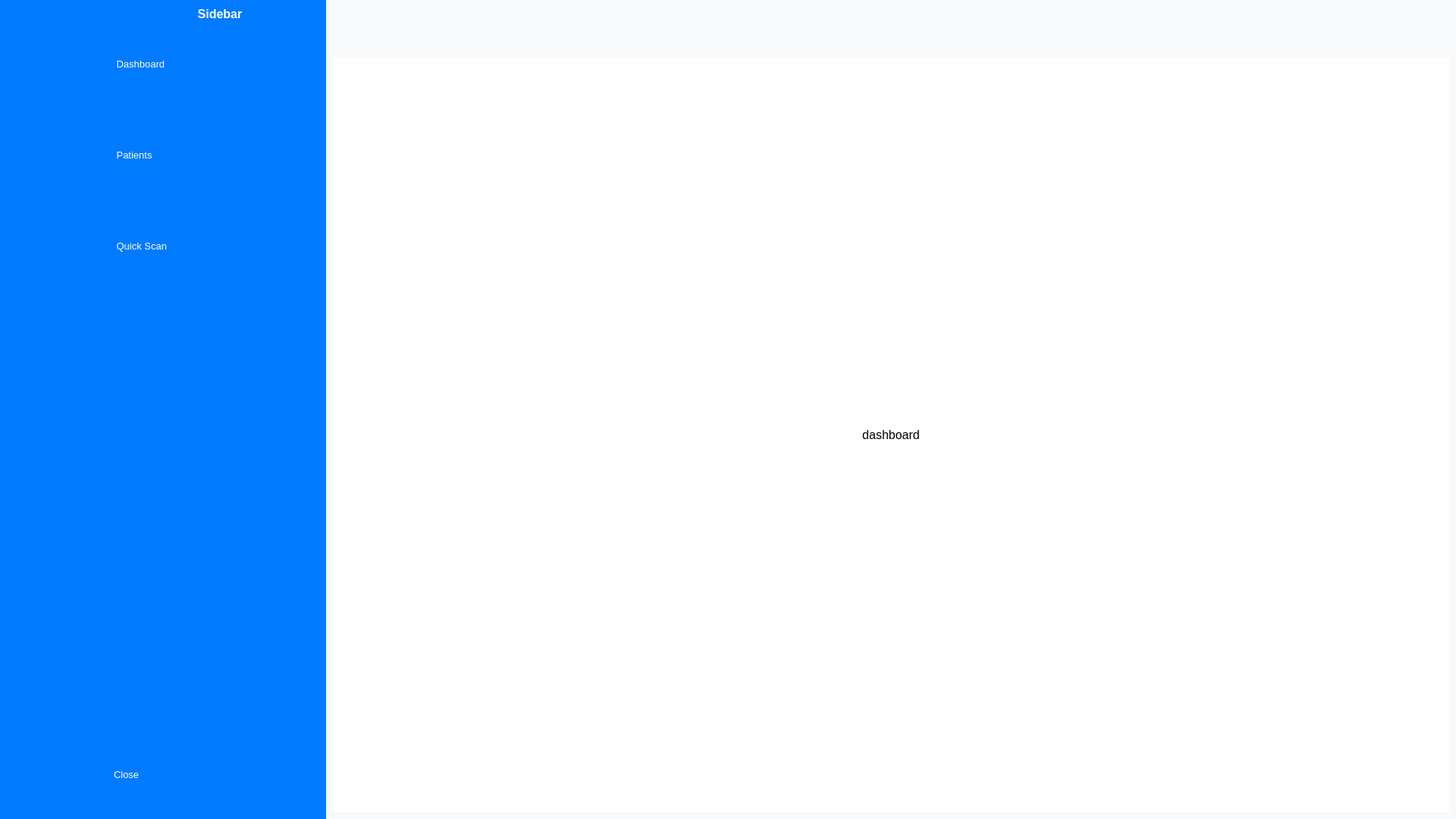
<?xml version="1.0" encoding="UTF-8"?>
<ui version="4.0">
 <class>MainWindow</class>
 <widget class="QMainWindow" name="MainWindow">
  <property name="geometry">
   <rect>
    <x>0</x>
    <y>0</y>
    <width>1920</width>
    <height>1080</height>
   </rect>
  </property>
  <property name="windowTitle">
   <string>MainWindow</string>
  </property>
  <property name="styleSheet">
   <string notr="true">background-color: rgb(248, 249, 250);</string>
  </property>
  <widget class="QWidget" name="centralwidget">
   <layout class="QGridLayout" name="gridLayout_2">
    <property name="leftMargin">
     <number>0</number>
    </property>
    <property name="topMargin">
     <number>0</number>
    </property>
    <property name="rightMargin">
     <number>0</number>
    </property>
    <property name="bottomMargin">
     <number>0</number>
    </property>
    <property name="spacing">
     <number>0</number>
    </property>
    <item row="0" column="0">
     <widget class="QWidget" name="icon_only_sidebar_widget" native="true">
      <property name="styleSheet">
       <string notr="true">QWidget{
	background-color: rgb(0, 123, 255);
}
QPushButton{
	border:none;
	border-radius:10px;
}
QPushButton:checked{
	background-color:#F8F9FA;
	color: rgb(0, 123, 255);
	font-weight:bold;
}</string>
      </property>
      <layout class="QVBoxLayout" name="verticalLayout_3">
       <property name="leftMargin">
        <number>10</number>
       </property>
       <property name="rightMargin">
        <number>10</number>
       </property>
       <item>
        <widget class="QLabel" name="empty_spacer_label">
         <property name="font">
          <font>
           <pointsize>12</pointsize>
           <weight>75</weight>
           <bold>true</bold>
          </font>
         </property>
         <property name="text">
          <string/>
         </property>
         <property name="alignment">
          <set>Qt::AlignCenter</set>
         </property>
        </widget>
       </item>
       <item>
        <layout class="QVBoxLayout" name="icon_only_widget">
         <property name="spacing">
          <number>20</number>
         </property>
         <item>
          <widget class="QPushButton" name="dashboard_logo_button">
           <property name="sizePolicy">
            <sizepolicy hsizetype="Preferred" vsizetype="Fixed">
             <horstretch>0</horstretch>
             <verstretch>0</verstretch>
            </sizepolicy>
           </property>
           <property name="minimumSize">
            <size>
             <width>100</width>
             <height>100</height>
            </size>
           </property>
           <property name="text">
            <string/>
           </property>
           <property name="icon">
            <iconset resource="static/resource.qrc">
             <normaloff>:/icons/icons/dashboard_white.png</normaloff>
             <normalon>:/icons/icons/dashboard_blue.png</normalon>:/icons/icons/dashboard_white.png</iconset>
           </property>
           <property name="iconSize">
            <size>
             <width>60</width>
             <height>60</height>
            </size>
           </property>
           <property name="checkable">
            <bool>true</bool>
           </property>
           <property name="autoExclusive">
            <bool>true</bool>
           </property>
          </widget>
         </item>
         <item>
          <widget class="QPushButton" name="patients_logo_button">
           <property name="sizePolicy">
            <sizepolicy hsizetype="Preferred" vsizetype="Fixed">
             <horstretch>0</horstretch>
             <verstretch>0</verstretch>
            </sizepolicy>
           </property>
           <property name="minimumSize">
            <size>
             <width>100</width>
             <height>100</height>
            </size>
           </property>
           <property name="text">
            <string/>
           </property>
           <property name="icon">
            <iconset resource="static/resource.qrc">
             <normaloff>:/icons/icons/person_white.png</normaloff>
             <normalon>:/icons/icons/person_blue.png</normalon>:/icons/icons/person_white.png</iconset>
           </property>
           <property name="iconSize">
            <size>
             <width>60</width>
             <height>60</height>
            </size>
           </property>
           <property name="checkable">
            <bool>true</bool>
           </property>
           <property name="autoExclusive">
            <bool>true</bool>
           </property>
          </widget>
         </item>
         <item>
          <widget class="QPushButton" name="quick_scan_logo_button">
           <property name="sizePolicy">
            <sizepolicy hsizetype="Preferred" vsizetype="Fixed">
             <horstretch>0</horstretch>
             <verstretch>0</verstretch>
            </sizepolicy>
           </property>
           <property name="minimumSize">
            <size>
             <width>100</width>
             <height>100</height>
            </size>
           </property>
           <property name="text">
            <string/>
           </property>
           <property name="icon">
            <iconset resource="static/resource.qrc">
             <normaloff>:/icons/icons/scan_white.png</normaloff>
             <normalon>:/icons/icons/scan_blue.png</normalon>:/icons/icons/scan_white.png</iconset>
           </property>
           <property name="iconSize">
            <size>
             <width>60</width>
             <height>60</height>
            </size>
           </property>
           <property name="checkable">
            <bool>true</bool>
           </property>
           <property name="autoExclusive">
            <bool>true</bool>
           </property>
          </widget>
         </item>
        </layout>
       </item>
       <item>
        <spacer name="verticalSpacer">
         <property name="orientation">
          <enum>Qt::Vertical</enum>
         </property>
         <property name="sizeHint" stdset="0">
          <size>
           <width>20</width>
           <height>356</height>
          </size>
         </property>
        </spacer>
       </item>
       <item>
        <widget class="QPushButton" name="close_logo_button">
         <property name="minimumSize">
          <size>
           <width>100</width>
           <height>100</height>
          </size>
         </property>
         <property name="text">
          <string/>
         </property>
         <property name="icon">
          <iconset resource="static/resource.qrc">
           <normaloff>:/icons/icons/close_white.png</normaloff>:/icons/icons/close_white.png</iconset>
         </property>
         <property name="iconSize">
          <size>
           <width>60</width>
           <height>60</height>
          </size>
         </property>
         <property name="checkable">
          <bool>true</bool>
         </property>
         <property name="autoExclusive">
          <bool>true</bool>
         </property>
        </widget>
       </item>
      </layout>
     </widget>
    </item>
    <item row="0" column="2">
     <widget class="QWidget" name="widget" native="true">
      <layout class="QGridLayout" name="gridLayout">
       <item row="0" column="1">
        <spacer name="menu_button_spacer">
         <property name="orientation">
          <enum>Qt::Horizontal</enum>
         </property>
         <property name="sizeHint" stdset="0">
          <size>
           <width>40</width>
           <height>20</height>
          </size>
         </property>
        </spacer>
       </item>
       <item row="0" column="0">
        <widget class="QPushButton" name="menu_button">
         <property name="minimumSize">
          <size>
           <width>60</width>
           <height>60</height>
          </size>
         </property>
         <property name="styleSheet">
          <string notr="true">border:none;</string>
         </property>
         <property name="text">
          <string/>
         </property>
         <property name="icon">
          <iconset resource="static/resource.qrc">
           <normaloff>:/icons/icons/menu_black.png</normaloff>:/icons/icons/menu_black.png</iconset>
         </property>
         <property name="iconSize">
          <size>
           <width>60</width>
           <height>60</height>
          </size>
         </property>
         <property name="checkable">
          <bool>true</bool>
         </property>
        </widget>
       </item>
       <item row="1" column="0" colspan="2">
        <widget class="QStackedWidget" name="main_stacked_widget">
         <property name="styleSheet">
          <string notr="true">background-color: rgb(255, 255, 255);
</string>
         </property>
         <widget class="QWidget" name="dashboard_page">
          <layout class="QVBoxLayout" name="verticalLayout_2">
           <property name="spacing">
            <number>0</number>
           </property>
           <property name="leftMargin">
            <number>0</number>
           </property>
           <property name="topMargin">
            <number>0</number>
           </property>
           <property name="rightMargin">
            <number>0</number>
           </property>
           <property name="bottomMargin">
            <number>0</number>
           </property>
           <item>
            <widget class="QLabel" name="dashboard_label">
             <property name="font">
              <font>
               <pointsize>12</pointsize>
              </font>
             </property>
             <property name="text">
              <string>dashboard</string>
             </property>
             <property name="alignment">
              <set>Qt::AlignCenter</set>
             </property>
            </widget>
           </item>
          </layout>
         </widget>
         <widget class="QWidget" name="patients_page">
          <layout class="QVBoxLayout" name="verticalLayout_5">
           <property name="spacing">
            <number>0</number>
           </property>
           <property name="leftMargin">
            <number>0</number>
           </property>
           <property name="topMargin">
            <number>0</number>
           </property>
           <property name="rightMargin">
            <number>0</number>
           </property>
           <property name="bottomMargin">
            <number>0</number>
           </property>
           <item>
            <widget class="QLabel" name="patient_label">
             <property name="font">
              <font>
               <pointsize>12</pointsize>
              </font>
             </property>
             <property name="text">
              <string>patients</string>
             </property>
             <property name="alignment">
              <set>Qt::AlignCenter</set>
             </property>
            </widget>
           </item>
          </layout>
         </widget>
         <widget class="QWidget" name="quick_scan_page">
          <property name="styleSheet">
           <string notr="true">QPushButton {
    background-color: #007BFF;
    border: none;
    color: white;
    padding: 6px 24px;
    text-align: center;
    font-size: 10pt;
    border-radius: 8px;
}
QPushButton:hover {
    background-color: #0069D9;
}
QPushButton:pressed {
    background-color: #0056B3;
}

QProgressBar{
	border: 3px solid grey;
    border-radius: 5px;
    background-color: #EEEEEE;
}

QProgressBar::chunk {
    background-color: #007BFF;
}</string>
          </property>
          <layout class="QVBoxLayout" name="verticalLayout">
           <property name="spacing">
            <number>0</number>
           </property>
           <property name="leftMargin">
            <number>0</number>
           </property>
           <property name="topMargin">
            <number>0</number>
           </property>
           <property name="rightMargin">
            <number>0</number>
           </property>
           <property name="bottomMargin">
            <number>0</number>
           </property>
           <item>
            <widget class="QStackedWidget" name="quick_scan_stacked_widget">
             <widget class="QWidget" name="submission_page">
              <layout class="QVBoxLayout" name="verticalLayout_6">
               <property name="spacing">
                <number>0</number>
               </property>
               <property name="leftMargin">
                <number>0</number>
               </property>
               <property name="topMargin">
                <number>10</number>
               </property>
               <property name="rightMargin">
                <number>0</number>
               </property>
               <property name="bottomMargin">
                <number>0</number>
               </property>
               <item>
                <widget class="QLabel" name="quick_scan_label">
                 <property name="minimumSize">
                  <size>
                   <width>0</width>
                   <height>100</height>
                  </size>
                 </property>
                 <property name="maximumSize">
                  <size>
                   <width>1000000</width>
                   <height>70</height>
                  </size>
                 </property>
                 <property name="font">
                  <font>
                   <pointsize>20</pointsize>
                   <weight>75</weight>
                   <bold>true</bold>
                  </font>
                 </property>
                 <property name="styleSheet">
                  <string notr="true">font-size: 20pt;
color: #333333;
font-weight:bold;</string>
                 </property>
                 <property name="text">
                  <string>Quick Scan</string>
                 </property>
                 <property name="alignment">
                  <set>Qt::AlignCenter</set>
                 </property>
                </widget>
               </item>
               <item>
                <spacer name="bottom_spacer">
                 <property name="orientation">
                  <enum>Qt::Vertical</enum>
                 </property>
                 <property name="sizeType">
                  <enum>QSizePolicy::Fixed</enum>
                 </property>
                 <property name="sizeHint" stdset="0">
                  <size>
                   <width>20</width>
                   <height>60</height>
                  </size>
                 </property>
                </spacer>
               </item>
               <item>
                <widget class="QFrame" name="image_h_frame">
                 <property name="sizePolicy">
                  <sizepolicy hsizetype="Preferred" vsizetype="Expanding">
                   <horstretch>0</horstretch>
                   <verstretch>0</verstretch>
                  </sizepolicy>
                 </property>
                 <property name="frameShape">
                  <enum>QFrame::StyledPanel</enum>
                 </property>
                 <property name="frameShadow">
                  <enum>QFrame::Raised</enum>
                 </property>
                 <layout class="QHBoxLayout" name="horizontalLayout_2">
                  <item>
                   <spacer name="horizontal_image_display_label_spacer_1">
                    <property name="orientation">
                     <enum>Qt::Horizontal</enum>
                    </property>
                    <property name="sizeType">
                     <enum>QSizePolicy::Expanding</enum>
                    </property>
                    <property name="sizeHint" stdset="0">
                     <size>
                      <width>40</width>
                      <height>20</height>
                     </size>
                    </property>
                   </spacer>
                  </item>
                  <item>
                   <widget class="QLabel" name="image_display_label">
                    <property name="enabled">
                     <bool>true</bool>
                    </property>
                    <property name="sizePolicy">
                     <sizepolicy hsizetype="Preferred" vsizetype="Preferred">
                      <horstretch>0</horstretch>
                      <verstretch>0</verstretch>
                     </sizepolicy>
                    </property>
                    <property name="minimumSize">
                     <size>
                      <width>720</width>
                      <height>540</height>
                     </size>
                    </property>
                    <property name="maximumSize">
                     <size>
                      <width>900</width>
                      <height>675</height>
                     </size>
                    </property>
                    <property name="font">
                     <font>
                      <pointsize>8</pointsize>
                      <weight>75</weight>
                      <bold>true</bold>
                     </font>
                    </property>
                    <property name="styleSheet">
                     <string notr="true">border: 3px dashed #7A909E;
color: #3E5463;
background-color: #F2F5F7;
font-weight: bold;
font-size: 8pt;</string>
                    </property>
                    <property name="text">
                     <string>Image will be displayed here</string>
                    </property>
                    <property name="alignment">
                     <set>Qt::AlignCenter</set>
                    </property>
                    <property name="margin">
                     <number>40</number>
                    </property>
                   </widget>
                  </item>
                  <item>
                   <spacer name="horizontal_image_display_label_spacer_2">
                    <property name="orientation">
                     <enum>Qt::Horizontal</enum>
                    </property>
                    <property name="sizeType">
                     <enum>QSizePolicy::Expanding</enum>
                    </property>
                    <property name="sizeHint" stdset="0">
                     <size>
                      <width>40</width>
                      <height>20</height>
                     </size>
                    </property>
                   </spacer>
                  </item>
                 </layout>
                </widget>
               </item>
               <item>
                <widget class="QFrame" name="button_h_frame">
                 <property name="sizePolicy">
                  <sizepolicy hsizetype="Preferred" vsizetype="Preferred">
                   <horstretch>0</horstretch>
                   <verstretch>0</verstretch>
                  </sizepolicy>
                 </property>
                 <property name="minimumSize">
                  <size>
                   <width>0</width>
                   <height>60</height>
                  </size>
                 </property>
                 <property name="maximumSize">
                  <size>
                   <width>16777215</width>
                   <height>120</height>
                  </size>
                 </property>
                 <property name="frameShape">
                  <enum>QFrame::StyledPanel</enum>
                 </property>
                 <property name="frameShadow">
                  <enum>QFrame::Raised</enum>
                 </property>
                 <layout class="QHBoxLayout" name="horizontalLayout">
                  <property name="spacing">
                   <number>50</number>
                  </property>
                  <property name="leftMargin">
                   <number>0</number>
                  </property>
                  <property name="topMargin">
                   <number>0</number>
                  </property>
                  <property name="rightMargin">
                   <number>0</number>
                  </property>
                  <property name="bottomMargin">
                   <number>0</number>
                  </property>
                  <item>
                   <spacer name="horizontalSpacer">
                    <property name="orientation">
                     <enum>Qt::Horizontal</enum>
                    </property>
                    <property name="sizeHint" stdset="0">
                     <size>
                      <width>40</width>
                      <height>20</height>
                     </size>
                    </property>
                   </spacer>
                  </item>
                  <item>
                   <widget class="QPushButton" name="choose_file_button">
                    <property name="sizePolicy">
                     <sizepolicy hsizetype="Preferred" vsizetype="Preferred">
                      <horstretch>0</horstretch>
                      <verstretch>0</verstretch>
                     </sizepolicy>
                    </property>
                    <property name="minimumSize">
                     <size>
                      <width>250</width>
                      <height>50</height>
                     </size>
                    </property>
                    <property name="maximumSize">
                     <size>
                      <width>400</width>
                      <height>80</height>
                     </size>
                    </property>
                    <property name="text">
                     <string>Choose File</string>
                    </property>
                   </widget>
                  </item>
                  <item>
                   <widget class="QPushButton" name="submit_button">
                    <property name="minimumSize">
                     <size>
                      <width>200</width>
                      <height>50</height>
                     </size>
                    </property>
                    <property name="maximumSize">
                     <size>
                      <width>400</width>
                      <height>80</height>
                     </size>
                    </property>
                    <property name="text">
                     <string>Submit</string>
                    </property>
                   </widget>
                  </item>
                  <item>
                   <spacer name="horizontalSpacer_2">
                    <property name="orientation">
                     <enum>Qt::Horizontal</enum>
                    </property>
                    <property name="sizeHint" stdset="0">
                     <size>
                      <width>40</width>
                      <height>20</height>
                     </size>
                    </property>
                   </spacer>
                  </item>
                 </layout>
                </widget>
               </item>
               <item>
                <spacer name="quick_scan_title_spacer">
                 <property name="orientation">
                  <enum>Qt::Vertical</enum>
                 </property>
                 <property name="sizeType">
                  <enum>QSizePolicy::Maximum</enum>
                 </property>
                 <property name="sizeHint" stdset="0">
                  <size>
                   <width>20</width>
                   <height>200</height>
                  </size>
                 </property>
                </spacer>
               </item>
              </layout>
             </widget>
             <widget class="QWidget" name="loading_page">
              <layout class="QVBoxLayout" name="verticalLayout_7">
               <property name="spacing">
                <number>30</number>
               </property>
               <property name="leftMargin">
                <number>100</number>
               </property>
               <property name="topMargin">
                <number>0</number>
               </property>
               <property name="rightMargin">
                <number>100</number>
               </property>
               <property name="bottomMargin">
                <number>0</number>
               </property>
               <item>
                <spacer name="loading_top_spacer">
                 <property name="orientation">
                  <enum>Qt::Vertical</enum>
                 </property>
                 <property name="sizeHint" stdset="0">
                  <size>
                   <width>20</width>
                   <height>40</height>
                  </size>
                 </property>
                </spacer>
               </item>
               <item>
                <widget class="QLabel" name="loading_label">
                 <property name="font">
                  <font>
                   <pointsize>16</pointsize>
                  </font>
                 </property>
                 <property name="text">
                  <string>Loading...</string>
                 </property>
                 <property name="alignment">
                  <set>Qt::AlignCenter</set>
                 </property>
                </widget>
               </item>
               <item>
                <widget class="QProgressBar" name="progress_bar">
                 <property name="sizePolicy">
                  <sizepolicy hsizetype="Expanding" vsizetype="Fixed">
                   <horstretch>0</horstretch>
                   <verstretch>0</verstretch>
                  </sizepolicy>
                 </property>
                 <property name="minimumSize">
                  <size>
                   <width>1000</width>
                   <height>50</height>
                  </size>
                 </property>
                 <property name="font">
                  <font>
                   <pointsize>14</pointsize>
                  </font>
                 </property>
                 <property name="value">
                  <number>1</number>
                 </property>
                </widget>
               </item>
               <item>
                <spacer name="loading_bottom_spacer">
                 <property name="orientation">
                  <enum>Qt::Vertical</enum>
                 </property>
                 <property name="sizeHint" stdset="0">
                  <size>
                   <width>20</width>
                   <height>40</height>
                  </size>
                 </property>
                </spacer>
               </item>
              </layout>
             </widget>
             <widget class="QWidget" name="report_page">
              <layout class="QHBoxLayout" name="horizontalLayout_3">
               <property name="spacing">
                <number>0</number>
               </property>
               <property name="leftMargin">
                <number>0</number>
               </property>
               <property name="topMargin">
                <number>0</number>
               </property>
               <property name="rightMargin">
                <number>0</number>
               </property>
               <property name="bottomMargin">
                <number>0</number>
               </property>
               <item>
                <widget class="QWidget" name="image_visualizer_widget" native="true">
                 <property name="sizePolicy">
                  <sizepolicy hsizetype="Preferred" vsizetype="Preferred">
                   <horstretch>0</horstretch>
                   <verstretch>0</verstretch>
                  </sizepolicy>
                 </property>
                 <layout class="QVBoxLayout" name="verticalLayout_8">
                  <property name="leftMargin">
                   <number>60</number>
                  </property>
                  <property name="topMargin">
                   <number>60</number>
                  </property>
                  <property name="rightMargin">
                   <number>60</number>
                  </property>
                  <item>
                   <widget class="QLabel" name="processed_image_label">
                    <property name="sizePolicy">
                     <sizepolicy hsizetype="Preferred" vsizetype="Preferred">
                      <horstretch>0</horstretch>
                      <verstretch>0</verstretch>
                     </sizepolicy>
                    </property>
                    <property name="minimumSize">
                     <size>
                      <width>600</width>
                      <height>450</height>
                     </size>
                    </property>
                    <property name="maximumSize">
                     <size>
                      <width>1200</width>
                      <height>900</height>
                     </size>
                    </property>
                    <property name="font">
                     <font>
                      <weight>75</weight>
                      <bold>true</bold>
                     </font>
                    </property>
                    <property name="styleSheet">
                     <string notr="true">border: 4px solid rgb(30,30,50);
color: #3E5463;
background-color: #F2F5F7;
font-weight: bold;</string>
                    </property>
                    <property name="text">
                     <string>Image will be displayed here</string>
                    </property>
                    <property name="alignment">
                     <set>Qt::AlignCenter</set>
                    </property>
                   </widget>
                  </item>
                  <item>
                   <widget class="QLabel" name="processed_image_title_label">
                    <property name="font">
                     <font>
                      <pointsize>11</pointsize>
                     </font>
                    </property>
                    <property name="text">
                     <string>Original Image</string>
                    </property>
                    <property name="alignment">
                     <set>Qt::AlignCenter</set>
                    </property>
                   </widget>
                  </item>
                 </layout>
                </widget>
               </item>
               <item>
                <widget class="QWidget" name="report_info_widget" native="true">
                 <layout class="QVBoxLayout" name="verticalLayout_9">
                  <item>
                   <widget class="QLabel" name="diagnosis_label">
                    <property name="font">
                     <font>
                      <pointsize>11</pointsize>
                     </font>
                    </property>
                    <property name="text">
                     <string>Diagnosis: </string>
                    </property>
                    <property name="alignment">
                     <set>Qt::AlignCenter</set>
                    </property>
                   </widget>
                  </item>
                 </layout>
                </widget>
               </item>
              </layout>
             </widget>
            </widget>
           </item>
          </layout>
         </widget>
        </widget>
       </item>
      </layout>
     </widget>
    </item>
    <item row="0" column="1">
     <widget class="QWidget" name="icon_name_sidebar_widget" native="true">
      <property name="styleSheet">
       <string notr="true">QWidget{
	background-color: rgb(0, 123, 255);
	color:white;
}
QPushButton{
	color:white;
	border:none;
	text-align:left;
	border-top-left-radius:10px;
	border-bottom-left-radius:10px;
}
QPushButton:checked{
	background-color:#F8F9FA;
	color: rgb(0, 123, 255);
	font-weight:bold;
}</string>
      </property>
      <layout class="QVBoxLayout" name="verticalLayout_4">
       <property name="leftMargin">
        <number>30</number>
       </property>
       <property name="rightMargin">
        <number>0</number>
       </property>
       <item>
        <widget class="QLabel" name="sidebar_label">
         <property name="font">
          <font>
           <pointsize>12</pointsize>
           <weight>75</weight>
           <bold>true</bold>
          </font>
         </property>
         <property name="text">
          <string>Sidebar</string>
         </property>
         <property name="alignment">
          <set>Qt::AlignCenter</set>
         </property>
        </widget>
       </item>
       <item>
        <layout class="QVBoxLayout" name="icon_name_only_widget">
         <property name="spacing">
          <number>20</number>
         </property>
         <item>
          <widget class="QPushButton" name="dashboard_button">
           <property name="sizePolicy">
            <sizepolicy hsizetype="Preferred" vsizetype="Fixed">
             <horstretch>0</horstretch>
             <verstretch>0</verstretch>
            </sizepolicy>
           </property>
           <property name="minimumSize">
            <size>
             <width>280</width>
             <height>100</height>
            </size>
           </property>
           <property name="font">
            <font>
             <pointsize>10</pointsize>
            </font>
           </property>
           <property name="text">
            <string> Dashboard</string>
           </property>
           <property name="icon">
            <iconset resource="static/resource.qrc">
             <normaloff>:/icons/icons/dashboard_white.png</normaloff>
             <normalon>:/icons/icons/dashboard_blue.png</normalon>:/icons/icons/dashboard_white.png</iconset>
           </property>
           <property name="iconSize">
            <size>
             <width>60</width>
             <height>60</height>
            </size>
           </property>
           <property name="checkable">
            <bool>true</bool>
           </property>
           <property name="autoExclusive">
            <bool>true</bool>
           </property>
          </widget>
         </item>
         <item>
          <widget class="QPushButton" name="patients_button">
           <property name="sizePolicy">
            <sizepolicy hsizetype="Preferred" vsizetype="Fixed">
             <horstretch>0</horstretch>
             <verstretch>0</verstretch>
            </sizepolicy>
           </property>
           <property name="minimumSize">
            <size>
             <width>280</width>
             <height>100</height>
            </size>
           </property>
           <property name="font">
            <font>
             <pointsize>10</pointsize>
            </font>
           </property>
           <property name="text">
            <string> Patients</string>
           </property>
           <property name="icon">
            <iconset resource="static/resource.qrc">
             <normaloff>:/icons/icons/person_white.png</normaloff>
             <normalon>:/icons/icons/person_blue.png</normalon>:/icons/icons/person_white.png</iconset>
           </property>
           <property name="iconSize">
            <size>
             <width>60</width>
             <height>60</height>
            </size>
           </property>
           <property name="checkable">
            <bool>true</bool>
           </property>
           <property name="autoExclusive">
            <bool>true</bool>
           </property>
          </widget>
         </item>
         <item>
          <widget class="QPushButton" name="quick_scan_button">
           <property name="sizePolicy">
            <sizepolicy hsizetype="Preferred" vsizetype="Fixed">
             <horstretch>0</horstretch>
             <verstretch>0</verstretch>
            </sizepolicy>
           </property>
           <property name="minimumSize">
            <size>
             <width>280</width>
             <height>100</height>
            </size>
           </property>
           <property name="font">
            <font>
             <pointsize>10</pointsize>
            </font>
           </property>
           <property name="text">
            <string> Quick Scan</string>
           </property>
           <property name="icon">
            <iconset resource="static/resource.qrc">
             <normaloff>:/icons/icons/scan_white.png</normaloff>
             <normalon>:/icons/icons/scan_blue.png</normalon>:/icons/icons/scan_white.png</iconset>
           </property>
           <property name="iconSize">
            <size>
             <width>60</width>
             <height>60</height>
            </size>
           </property>
           <property name="checkable">
            <bool>true</bool>
           </property>
           <property name="autoExclusive">
            <bool>true</bool>
           </property>
          </widget>
         </item>
        </layout>
       </item>
       <item>
        <spacer name="sidebar_name_spacer">
         <property name="orientation">
          <enum>Qt::Vertical</enum>
         </property>
         <property name="sizeHint" stdset="0">
          <size>
           <width>20</width>
           <height>356</height>
          </size>
         </property>
        </spacer>
       </item>
       <item>
        <widget class="QPushButton" name="close_button">
         <property name="sizePolicy">
          <sizepolicy hsizetype="Preferred" vsizetype="Fixed">
           <horstretch>0</horstretch>
           <verstretch>0</verstretch>
          </sizepolicy>
         </property>
         <property name="minimumSize">
          <size>
           <width>200</width>
           <height>100</height>
          </size>
         </property>
         <property name="font">
          <font>
           <pointsize>10</pointsize>
          </font>
         </property>
         <property name="text">
          <string>Close</string>
         </property>
         <property name="icon">
          <iconset resource="static/resource.qrc">
           <normaloff>:/icons/icons/close_white.png</normaloff>:/icons/icons/close_white.png</iconset>
         </property>
         <property name="iconSize">
          <size>
           <width>60</width>
           <height>60</height>
          </size>
         </property>
         <property name="checkable">
          <bool>true</bool>
         </property>
         <property name="autoExclusive">
          <bool>true</bool>
         </property>
        </widget>
       </item>
      </layout>
     </widget>
    </item>
   </layout>
  </widget>
 </widget>
 <resources>
  <include location="static/resource.qrc"/>
 </resources>
 <connections>
  <connection>
   <sender>menu_button</sender>
   <signal>toggled(bool)</signal>
   <receiver>icon_only_sidebar_widget</receiver>
   <slot>setHidden(bool)</slot>
   <hints>
    <hint type="sourcelabel">
     <x>325</x>
     <y>42</y>
    </hint>
    <hint type="destinationlabel">
     <x>41</x>
     <y>371</y>
    </hint>
   </hints>
  </connection>
  <connection>
   <sender>menu_button</sender>
   <signal>toggled(bool)</signal>
   <receiver>icon_name_sidebar_widget</receiver>
   <slot>setVisible(bool)</slot>
   <hints>
    <hint type="sourcelabel">
     <x>314</x>
     <y>46</y>
    </hint>
    <hint type="destinationlabel">
     <x>176</x>
     <y>440</y>
    </hint>
   </hints>
  </connection>
  <connection>
   <sender>quick_scan_logo_button</sender>
   <signal>toggled(bool)</signal>
   <receiver>quick_scan_button</receiver>
   <slot>setChecked(bool)</slot>
   <hints>
    <hint type="sourcelabel">
     <x>38</x>
     <y>224</y>
    </hint>
    <hint type="destinationlabel">
     <x>160</x>
     <y>225</y>
    </hint>
   </hints>
  </connection>
  <connection>
   <sender>patients_logo_button</sender>
   <signal>toggled(bool)</signal>
   <receiver>patients_button</receiver>
   <slot>setChecked(bool)</slot>
   <hints>
    <hint type="sourcelabel">
     <x>47</x>
     <y>161</y>
    </hint>
    <hint type="destinationlabel">
     <x>152</x>
     <y>166</y>
    </hint>
   </hints>
  </connection>
  <connection>
   <sender>dashboard_logo_button</sender>
   <signal>toggled(bool)</signal>
   <receiver>dashboard_button</receiver>
   <slot>setChecked(bool)</slot>
   <hints>
    <hint type="sourcelabel">
     <x>53</x>
     <y>100</y>
    </hint>
    <hint type="destinationlabel">
     <x>153</x>
     <y>98</y>
    </hint>
   </hints>
  </connection>
  <connection>
   <sender>dashboard_button</sender>
   <signal>toggled(bool)</signal>
   <receiver>dashboard_logo_button</receiver>
   <slot>setChecked(bool)</slot>
   <hints>
    <hint type="sourcelabel">
     <x>132</x>
     <y>80</y>
    </hint>
    <hint type="destinationlabel">
     <x>39</x>
     <y>83</y>
    </hint>
   </hints>
  </connection>
  <connection>
   <sender>patients_button</sender>
   <signal>toggled(bool)</signal>
   <receiver>patients_logo_button</receiver>
   <slot>setChecked(bool)</slot>
   <hints>
    <hint type="sourcelabel">
     <x>123</x>
     <y>146</y>
    </hint>
    <hint type="destinationlabel">
     <x>33</x>
     <y>151</y>
    </hint>
   </hints>
  </connection>
  <connection>
   <sender>quick_scan_button</sender>
   <signal>toggled(bool)</signal>
   <receiver>quick_scan_logo_button</receiver>
   <slot>setChecked(bool)</slot>
   <hints>
    <hint type="sourcelabel">
     <x>134</x>
     <y>214</y>
    </hint>
    <hint type="destinationlabel">
     <x>43</x>
     <y>222</y>
    </hint>
   </hints>
  </connection>
  <connection>
   <sender>close_logo_button</sender>
   <signal>toggled(bool)</signal>
   <receiver>MainWindow</receiver>
   <slot>close()</slot>
   <hints>
    <hint type="sourcelabel">
     <x>43</x>
     <y>660</y>
    </hint>
    <hint type="destinationlabel">
     <x>36</x>
     <y>766</y>
    </hint>
   </hints>
  </connection>
  <connection>
   <sender>close_button</sender>
   <signal>toggled(bool)</signal>
   <receiver>MainWindow</receiver>
   <slot>close()</slot>
   <hints>
    <hint type="sourcelabel">
     <x>162</x>
     <y>653</y>
    </hint>
    <hint type="destinationlabel">
     <x>161</x>
     <y>783</y>
    </hint>
   </hints>
  </connection>
 </connections>
</ui>
